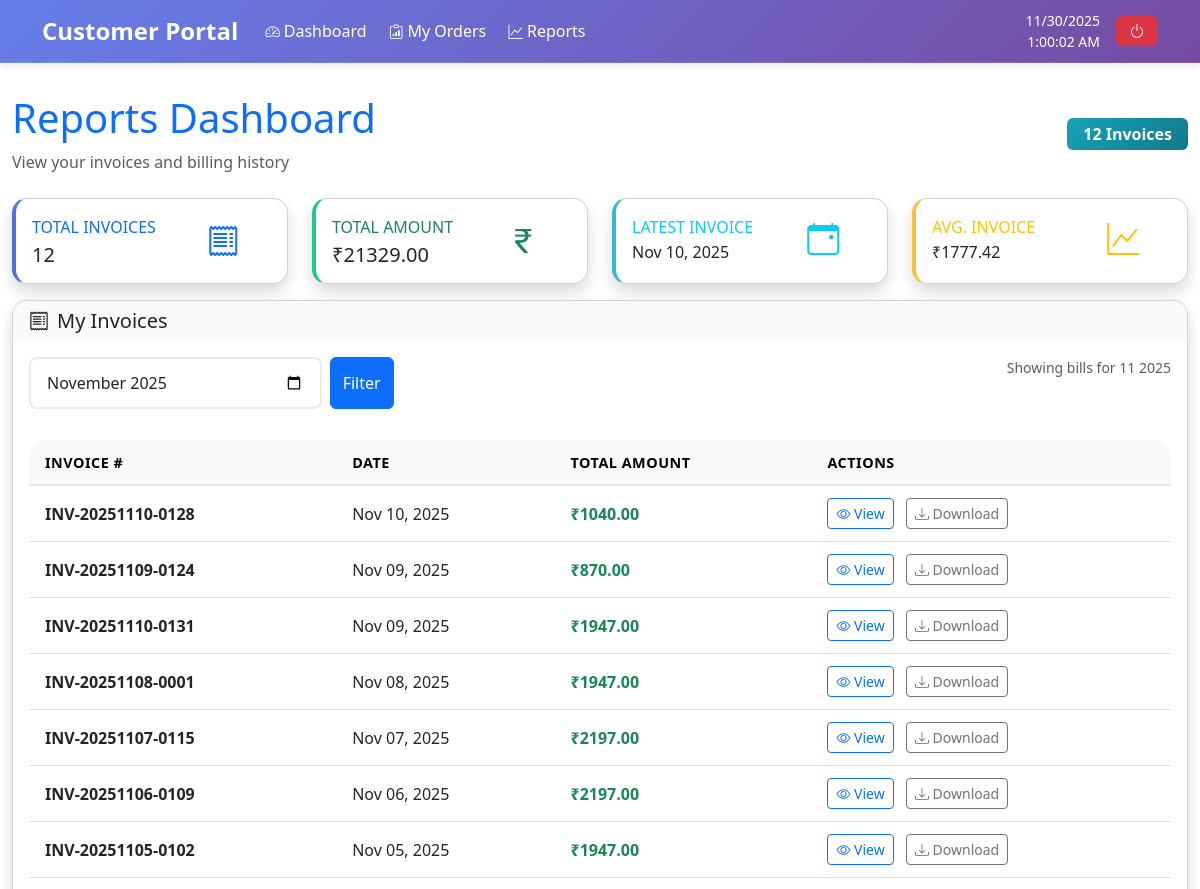
Page /customer/reports/ (signed in, upper part) on the earlier database version.
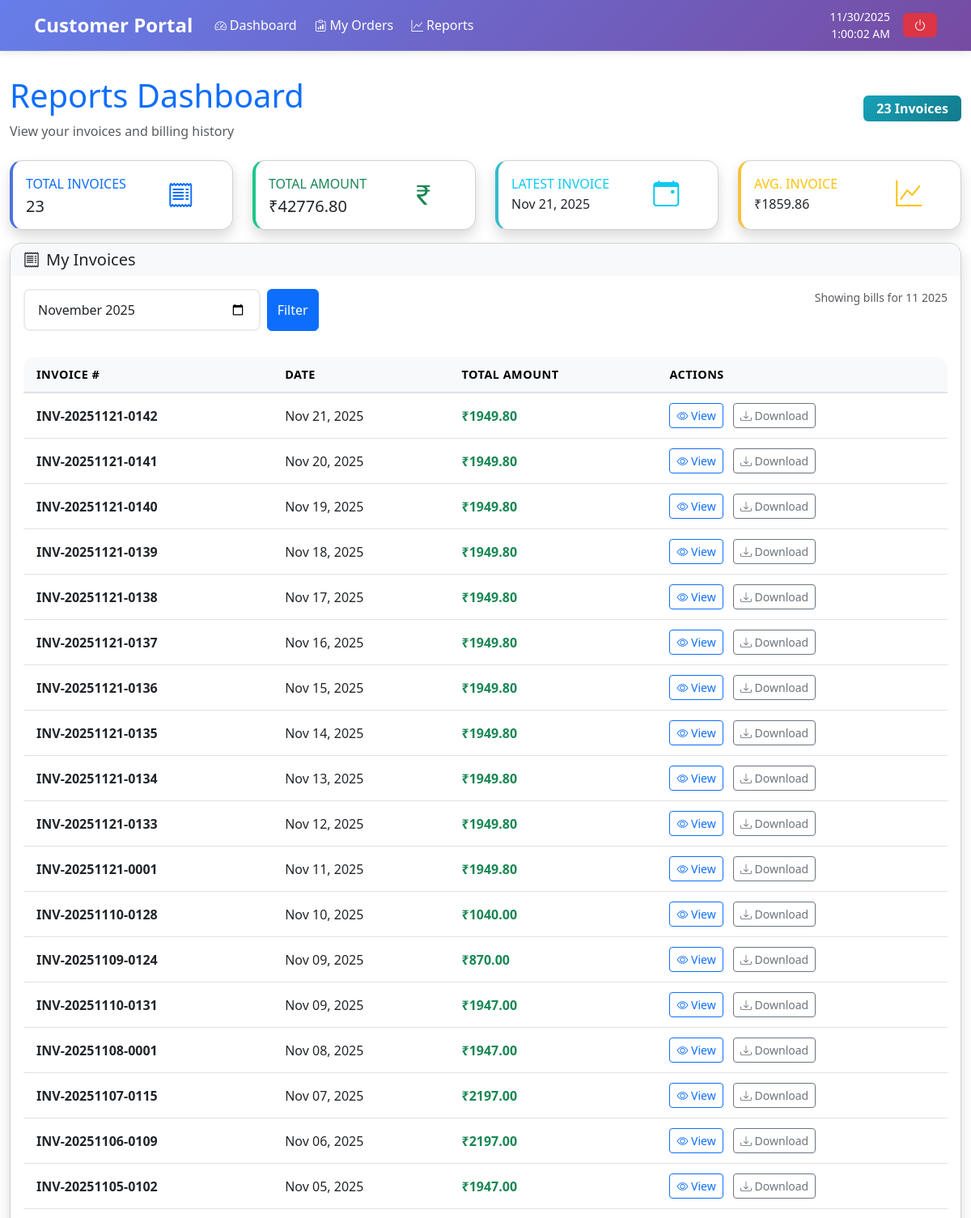
Same page on the later database version.
### milk_agency/models.py (models this page shows, shortened)
class Bill(models.Model):
    customer = models.ForeignKey(Customer, on_delete=models.SET_NULL, null=True, blank=True, related_name='bills')
    invoice_number = models.CharField(max_length=50, unique=True)
    invoice_date = models.DateField(default=timezone.now)
    total_amount = models.DecimalField(max_digits=12, decimal_places=2)
    op_due_amount = models.DecimalField(max_digits=12, decimal_places=2, default=0)
    last_paid = models.DecimalField(max_digits=12, decimal_places=2, default=0, help_text="Last paid amount for this bill")
    profit = models.DecimalField(max_digits=12, decimal_places=2, default=0, help_text="Total profit from this bill")
    created_at = models.DateTimeField(auto_now_add=True, null=True, blank=True)

### customer_portal/views.py (the view)
# urls.py: path('reports/', views.reports_dashboard, name='reports_dashboard'),
@never_cache
@login_required
def reports_dashboard(request):
    selected_month = request.GET.get('date', timezone.now().strftime('%Y-%m'))
    try:
        year, month = map(int, selected_month.split('-'))
    except (ValueError, AttributeError):
        year = timezone.now().year
        month = timezone.now().month
    bills = Bill.objects.filter(
        customer=request.user,
        invoice_date__year=year,
        invoice_date__month=month
    ).select_related('customer').order_by('-invoice_date')
    total_amount = sum(bill.total_amount for bill in bills) if bills else 0
    average_amount = total_amount / len(bills) if bills else 0
    context = {
        'bills': bills,
        'selected_date': selected_month,
        'current_year': year,
        'current_month': month,
        'total_amount': total_amount,
        'average_amount': average_amount
    }
    return render(request, 'customer_portal/reports_dashboard.html', context)

### customer_portal/authentication.py (called while the page is built)
    def get_user(self, user_id):
        try:
            return Customer.objects.get(pk=user_id)
        except Customer.DoesNotExist:
            return None

### templates/customer_portal/reports_dashboard.html (shortened to what this page needs)
﻿{% extends 'customer_portal/base.html' %}
{% load static %}
{% block extra_css %}
<link rel="stylesheet" href="{% static 'css/common.css' %}">
{% endblock %}
{% block content %}
<div class="container-fluid mt-4">
    <div class="row mb-4" style="margin-top: 70px;">
        <div class="col-12">
            <div class="d-flex justify-content-between align-items-center">
                <div>
                    <h1 class="text-primary mb-2">Reports Dashboard</h1>
                    <p class="text-muted mb-0">View your invoices and billing history</p>
                </div>
                <div class="text-end">
                    <div class="badge bg-info fs-6 px-3 py-2">
                        {{ bills|length }} Invoice{{ bills|length|pluralize }}
                    </div>
                </div>
            </div>
        </div>
    </div>
    {% if bills %}
    <div class="row mt-4">
        <div class="col-xl-3 col-lg-6 col-md-6 col-sm-12 mb-3">
            <div class="card border-left-primary shadow h-100">
                <div class="card-body">
                    <div class="row align-items-center">
                        <div class="col-8">
                            <div class="text-xs font-weight-bold text-primary text-uppercase mb-1">Total Invoices</div>
                            <div class="h5 mb-0 font-weight-bold text-gray-800">{{ bills|length }}</div>
                        </div>
                        <div class="col-4">
                            <i class="bi bi-receipt fs-2 text-primary"></i>
                        </div>
                    </div>
                </div>
            </div>
        </div>
        <div class="col-xl-3 col-lg-6 col-md-6 col-sm-12 mb-3">
            <div class="card border-left-success shadow h-100">
                <div class="card-body">
                    <div class="row align-items-center">
                        <div class="col-8">
                            <div class="text-xs font-weight-bold text-success text-uppercase mb-1">Total Amount</div>
                            <div class="h5 mb-0 font-weight-bold text-gray-800">
                                ₹{{ total_amount|floatformat:2 }}
                            </div>
                        </div>
                        <div class="col-4">
                            <i class="bi bi-currency-rupee fs-2 text-success"></i>
                        </div>
                    </div>
                </div>
            </div>
        </div>
        <div class="col-xl-3 col-lg-6 col-md-6 col-sm-12 mb-3">
            <div class="card border-left-info shadow h-100">
                <div class="card-body">
                    <div class="row align-items-center">
                        <div class="col-8">
                            <div class="text-xs font-weight-bold text-info text-uppercase mb-1">Latest Invoice</div>
                            <div class="h6 mb-0 font-weight-bold text-gray-800">{{ bills.0.invoice_date|date:"M d, Y" }}</div>
                        </div>
                        <div class="col-4">
                            <i class="bi bi-calendar-event fs-2 text-info"></i>
                        </div>
                    </div>
                </div>
            </div>
        </div>
        <div class="col-xl-3 col-lg-6 col-md-6 col-sm-12 mb-3">
            <div class="card border-left-warning shadow h-100">
                <div class="card-body">
                    <div class="row align-items-center">
                        <div class="col-8">
                            <div class="text-xs font-weight-bold text-warning text-uppercase mb-1">Avg. Invoice</div>
                            <div class="h6 mb-0 font-weight-bold text-gray-800">
                                ₹{{ average_amount|floatformat:2 }}
                            </div>
                        </div>
                        <div class="col-4">
                            <i class="bi bi-graph-up fs-2 text-warning"></i>
                        </div>
                    </div>
                </div>
            </div>
        </div>
    </div>
    {% endif %}
    <div class="row">
        <div class="col-12">
            <div class="card shadow">
                <div class="card-header bg-light">
                    <h5 class="mb-0"><i class="bi bi-receipt me-2"></i>My Invoices</h5>
                </div>
                <div class="card-body">
                    <div class="row mb-3">
                        <div class="col-md-4">
                            <form method="GET" class="d-flex">
                                <input type="month" name="date" value="{{ selected_date }}" class="form-control me-2" required>
                                <button type="submit" class="btn btn-primary">Filter</button>
                            </form>
                        </div>
                        <div class="col-md-8 text-end">
                            <small class="text-muted">Showing bills for {{ current_month }} {{ current_year }}</small>
                        </div>
                    </div>
                    {% if bills %}
                        <div class="table-responsive">
                            <table class="table table-hover">
                                <thead class="table-light">
                                    <tr>
                                        <th>Invoice #</th>
                                        <th>Date</th>
                                        <th>Total Amount</th>
                                        <th>Actions</th>
                                    </tr>
                                </thead>
                                <tbody>
                                    {% for bill in bills %}
                                    <tr>
                                        <td>
                                            <strong>{{ bill.invoice_number }}</strong>
                                        </td>
                                        <td>{{ bill.invoice_date|date:"M d, Y" }}</td>
                                        <td>
                                            <span class="fw-bold text-success">₹{{ bill.total_amount|floatformat:2 }}</span>
                                        </td>
                                        <td>
                                            <a href="{% url 'customer_portal:bill_details' bill.id %}" class="btn btn-sm btn-outline-primary me-2">
                                                <i class="bi bi-eye"></i> View
                                            </a>
                                            <button class="btn btn-sm btn-outline-secondary"
                                                    onclick="downloadInvoice({{ bill.id }})">
                                                <i class="bi bi-download"></i> Download
                                            </button>
                                        </td>
                                    </tr>
                                    {% endfor %}
                                </tbody>
                            </table>
                        </div>
                    {% endif %}
                </div>
            </div>
        </div>
    </div>
</div>
{% endblock %}

### templates/customer_portal/base.html (shortened to what this page needs)
﻿{% load static %}
<!DOCTYPE html>
<html lang="en">
<head>
    <link href="https://cdn.jsdelivr.net/npm/bootstrap@5.3.0/dist/css/bootstrap.min.css" rel="stylesheet">
    <link rel="stylesheet" href="https://cdn.jsdelivr.net/npm/bootstrap-icons@1.10.5/font/bootstrap-icons.css">
    {% block extra_css %}{% endblock %}
</head>
<body>
    <nav class="navbar navbar-expand-lg fixed-top custom-navbar py-2">
        <div class="container">
            <a class="navbar-brand text-white fw-bold" href="{% url 'customer_portal:home' %}">
                Customer Portal
            </a>
            <div class="collapse navbar-collapse" id="customerNavbarNav">
                <ul class="navbar-nav me-auto">
                    {% block nav_links %}
                    <li class="nav-item">
                        <a class="nav-link text-white custom-nav-link" href="{% url 'customer_portal:home' %}">
                            <i class="bi bi-speedometer2 me-1"></i>Dashboard
                        </a>
                    </li>
                    <li class="nav-item">
                        <a class="nav-link text-white custom-nav-link" href="{% url 'customer_portal:customer_orders_dashboard' %}">
                            <i class="bi bi-clipboard-data me-1"></i>My Orders
                        </a>
                    </li>
                    <li class="nav-item">
                        <a class="nav-link text-white custom-nav-link" href="{% url 'customer_portal:reports_dashboard' %}">
                            <i class="bi bi-graph-up me-1"></i>Reports
                        </a>
                    </li>
                    {% endblock %}
                </ul>
            </div>
            <ul class="navbar-nav ms-auto d-flex align-items-center">
                <li class="nav-item me-3">
                    <div class="d-flex flex-column align-items-end text-white">
                        <small id="date" class="mb-0"></small>
                        <small id="time" class="mb-0"></small>
                    </div>
                </li>
                <li class="nav-item">
                    <button class="btn btn-danger" onclick="if(confirm('Are you sure you want to logout?')) { window.location.href='{% url 'customer_portal:logout' %}'; }">
                        <i class="bi bi-power"></i>
                    </button>
                </li>
            </ul>
        </div>
    </nav>
    {% block content %}
    {% endblock %}
    <link rel="stylesheet" href="{% static 'css/customer_portal/base.css' %}">
</body>
</html>

### static/css/common.css (style rules this page uses)
.card { border-radius: 15px; overflow: hidden; transition: transform 0.3s ease, box-shadow 0.3s ease; }
.table-responsive { border-radius: 15px; overflow: hidden; }
.table thead th { border-bottom: 2px solid #dee2e6; font-weight: 600; }
.table th, .table td { padding: 0.75rem 1rem; vertical-align: middle; }
.border-left-primary { border-left: 0.25rem solid #4e73df !important; }
.border-left-success { border-left: 0.25rem solid #1cc88a !important; }
.border-left-info { border-left: 0.25rem solid #36b9cc !important; }
.border-left-warning { border-left: 0.25rem solid #f6c23e !important; }
.badge { font-size: 0.75rem; }
.form-control, .form-select { border: 2px solid #e9ecef; border-radius: 8px; padding: 0.75rem 1rem; font-size: 1rem; transition: all 0.3s ease; }
.bg-info { background: linear-gradient(135deg, #17a2b8 0%, #117a8b 100%) !important; }
.card-header { border: none; }
.table th { border-top: none; font-weight: 600; font-size: 0.9rem; text-transform: uppercase; letter-spacing: 0.5px; white-space: nowrap; }
.table td { vertical-align: middle; }

### static/css/customer_portal/base.css (style rules this page uses)
.custom-navbar { background: linear-gradient(135deg, #667eea 0%, #764ba2 100%); box-shadow: 0 2px 10px rgba(0, 0, 0, 0.1); backdrop-filter: blur(10px); border-bottom: 1px solid rgba(255, 255, 255, 0.1); }
.custom-navbar .navbar-brand { font-size: 1.5rem; transition: all 0.3s ease; }
.custom-nav-link { font-weight: 500; padding: 0.5rem 1rem; border-radius: 8px; transition: all 0.3s ease; margin: 0 0.2rem; }
.custom-nav-link i { font-size: 0.9rem; }

Differences in the rows shown:
added Bill: invoice_date "Nov 21, 2025", invoice_number "INV-20251121-0142", total_amount "1949.80"
added Bill: invoice_number "INV-20251121-0141", invoice_date "Nov 20, 2025", total_amount "1949.80"
added Bill: invoice_number "INV-20251121-0140", invoice_date "Nov 19, 2025", total_amount "1949.80"
added Bill: invoice_number "INV-20251121-0139", invoice_date "Nov 18, 2025", total_amount "1949.80"
added Bill: invoice_number "INV-20251121-0138", invoice_date "Nov 17, 2025", total_amount "1949.80"
added Bill: invoice_number "INV-20251121-0137", invoice_date "Nov 16, 2025", total_amount "1949.80"
added Bill: invoice_number "INV-20251121-0136", invoice_date "Nov 15, 2025", total_amount "1949.80"
added Bill: invoice_number "INV-20251121-0135", invoice_date "Nov 14, 2025", total_amount "1949.80"
added Bill: invoice_number "INV-20251121-0134", invoice_date "Nov 13, 2025", total_amount "1949.80"
added Bill: invoice_number "INV-20251121-0133", invoice_date "Nov 12, 2025", total_amount "1949.80"
added Bill: invoice_number "INV-20251121-0001", invoice_date "Nov 11, 2025", total_amount "1949.80"
Other differences:
{{ bills|length }}: "12" → "23"
{{ total_amount|floatformat:2 }}: "21329.00" → "42776.80"
{{ average_amount|floatformat:2 }}: "1777.42" → "1859.86"
{{ bills.0.invoice_date|date:"M d, Y" }}: "Nov 10, 2025" → "Nov 21, 2025"
